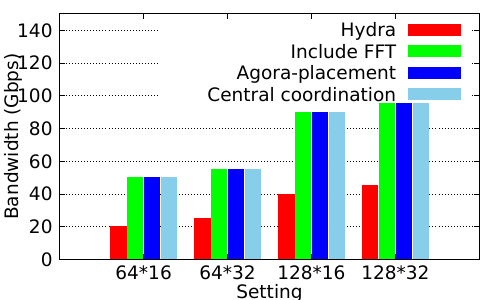

This chart was generated by the following gnuplot code:
set terminal pdfcairo
set output 'fig_bandwidth_setting.pdf'
set style line 1 \
	linecolor rgb '#a00000' \
	linetype 1 linewidth 2
set style line 2 \
	linecolor rgb '#00a000' \
	linetype 2 linewidth 2
set style line 3 \
	linecolor rgb '#0000a0' \
	linetype 3 linewidth 2
set style line 4 \
	linecolor rgb '#a0a000' \
	linetype 4 linewidth 2
set style line 5 \
	linecolor rgb '#a000a0' \
	linetype 5 linewidth 2
set style line 6 \
	linecolor rgb '#00a0a0' \
	linetype 6 linewidth 2
# set xr [-0.2:3]
# set yr [-4:110]

red = "#FF0000"; green = "#00FF00"; blue = "#0000FF"; skyblue = "#87CEEB";
set yrange [0:150]
set style data histogram
set style histogram cluster gap 1
set style fill solid
set boxwidth 0.9
set xtics format ""
set grid ytics

set xtics font ', 20'
set ytics font ', 20'
set xlabel 'Setting' font 'Times-Roman,20'
set ylabel 'Bandwidth (Gbps)' font 'Times-Roman,20'
set key top right font 'Times-Roman,20'
# set key off
# set grid xtics ytics mxtics mytics
# set mxtics 1
# set mytics 1
plot 'fig_bandwidth_setting.txt' using 2:xtic(1) title "Hydra" linecolor rgb red, \
	'fig_bandwidth_setting.txt' using 3 title "Include FFT" linecolor rgb green, \
	'fig_bandwidth_setting.txt' using 4 title "Agora-placement" linecolor rgb blue, \
	'fig_bandwidth_setting.txt' using 5 title "Central coordination" linecolor rgb skyblue